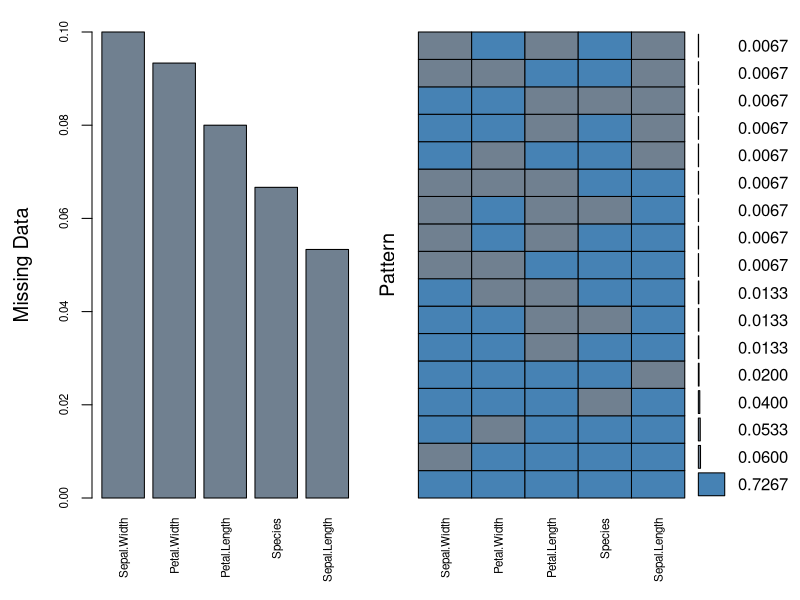
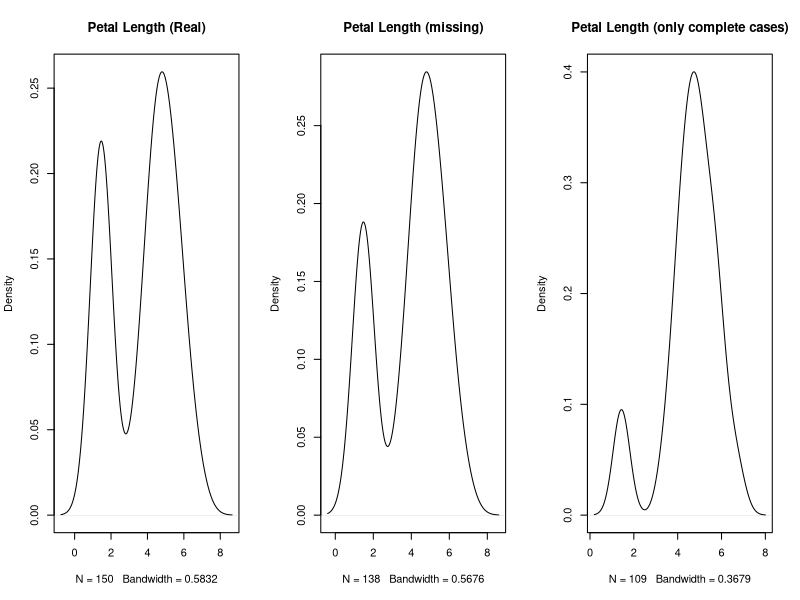
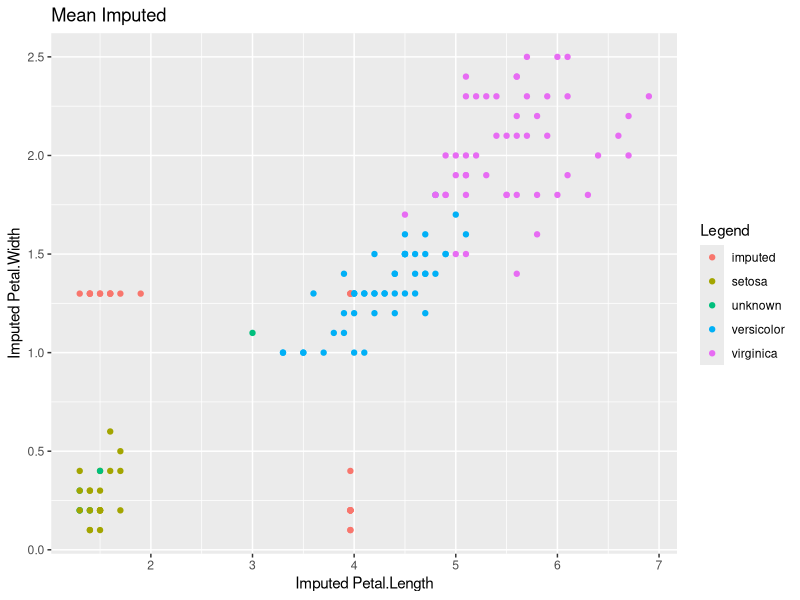
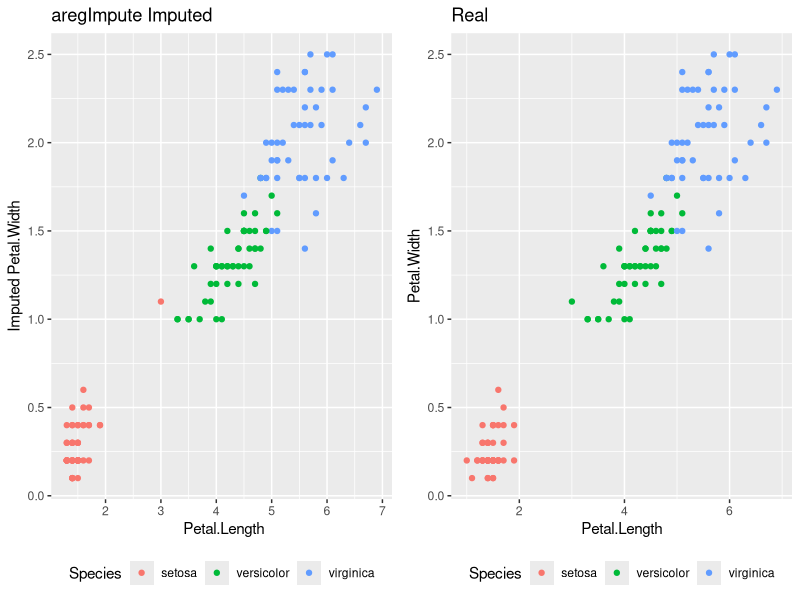
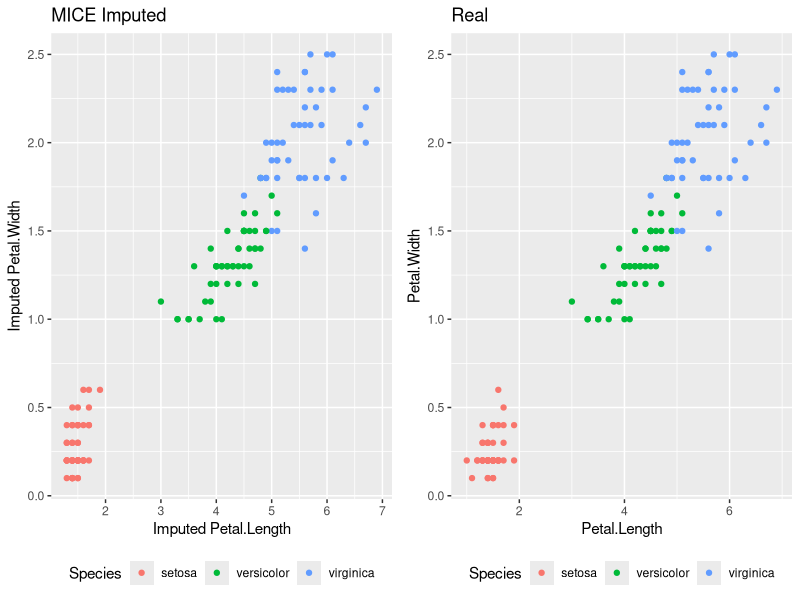

R code for these plots, in order:
## ---- chunk 1
rm(list=ls())                        # clear the workspace
require(dplyr, quietly = TRUE)
require(ggplot2, quietly = TRUE)
require(gridExtra, quietly = TRUE)
## ---- chunk 2
data(iris)
head(iris)
#generate biased missing data
  iris.mis <- as.data.frame(lapply(filter(iris, Petal.Length <= 3.0 ), 
          function(cc) cc[ sample(c(TRUE, NA), 
          prob = c(0.80, 0.20), size = length(cc), replace = TRUE) ]))
  iris.mis <- merge(iris.mis, filter(iris, Petal.Length > 3.0), all = TRUE)
#generate unbiased missing data
  #install.packages("missForest")
  #require(missForest)
  #iris.mis <- prodNA(iris, noNA = .1)
head(iris.mis)
## ---- chunk 3
#install.packages("VIM")
require(VIM)
aggr(iris.mis, col=c('steelblue','slategrey'),numbers=TRUE,sortVars=TRUE,
    labels=names(iris.mis),cex.axis=.7,gap=3,ylab=c("Missing Data","Pattern"))
## ---- chunk 4
par(mfrow = c(1,3))
plot(density(iris$Petal.Length), main = "Petal Length (Real)")
plot(density(iris.mis$Petal.Length, na.rm = TRUE), main = "Petal Length (missing)")
plot(density(iris.mis$Petal.Length[complete.cases(iris.mis)]), main = "Petal Length (only complete cases)")
par(mfrow = c(1,1))
## ---- chunk 5
#install.packages("Hmisc")
require(Hmisc)
## ---- chunk 6
iris.mis$imputed.Petal.Length <- 
              with(iris.mis, impute(Petal.Length, mean))
iris.mis$imputed.Petal.Width <- 
              with(iris.mis, impute(Petal.Width, mean))
## ---- chunk 7
iris.mis$Legend <- ifelse(is.na(iris.mis$Species),
                                "unknown", as.character(iris.mis$Species))
iris.mis$Legend <- ifelse(is.imputed(iris.mis$imputed.Petal.Length) | 
                          is.imputed(iris.mis$imputed.Petal.Width),
                                "imputed", as.character(iris.mis$Legend))
qplot(as.numeric(imputed.Petal.Length), as.numeric(imputed.Petal.Width), 
      data = iris.mis, color=Legend, xlab = "Imputed Petal.Length"
      , ylab = "Imputed Petal.Width", main = "Mean Imputed")
## ---- chunk 8
imputed_aregImpute <- aregImpute(~ Sepal.Length + Sepal.Width 
                        + Petal.Length + Petal.Width + Species,
                        data = iris.mis, n.impute = 5)
## ---- chunk 9
imputed <- as.data.frame(impute.transcan(imputed_aregImpute, 
                           imputation = 1, data = iris.mis, 
                           list.out = TRUE, pr=FALSE, check=FALSE))
## ---- chunk 10
plot1 <- qplot(as.numeric(Petal.Length), as.numeric(Petal.Width),
      data = imputed, color = Species, xlab = " Petal.Length",
      ylab = "Imputed Petal.Width", main = "aregImpute Imputed") + theme(legend.position="bottom")
plot2 <- qplot(Petal.Length, Petal.Width,
      data = iris, color = Species, main = "Real") + theme(legend.position="bottom")
grid.arrange(plot1, plot2, nrow=1, ncol=2)

## ---- chunk 11
#install.packages("mice")
require(mice)
imputed_mice <- mice(data = iris.mis[1:5], m = 5,
                  method = "pmm", maxit=50, seed=500)
## ---- chunk 12
completed_mice <-complete(imputed_mice, 3) #the third imputation

plot1 <- qplot(as.numeric(Petal.Length), as.numeric(Petal.Width),
      data = completed_mice, color = Species, xlab = "Imputed Petal.Length",
      ylab = "Imputed Petal.Width", main = "MICE Imputed") +
      theme(legend.position="bottom")
plot2 <- qplot(Petal.Length, Petal.Width,
      data = iris, color = Species, main = "Real") + theme(legend.position="bottom")
grid.arrange(plot1, plot2, nrow=1, ncol=2)
